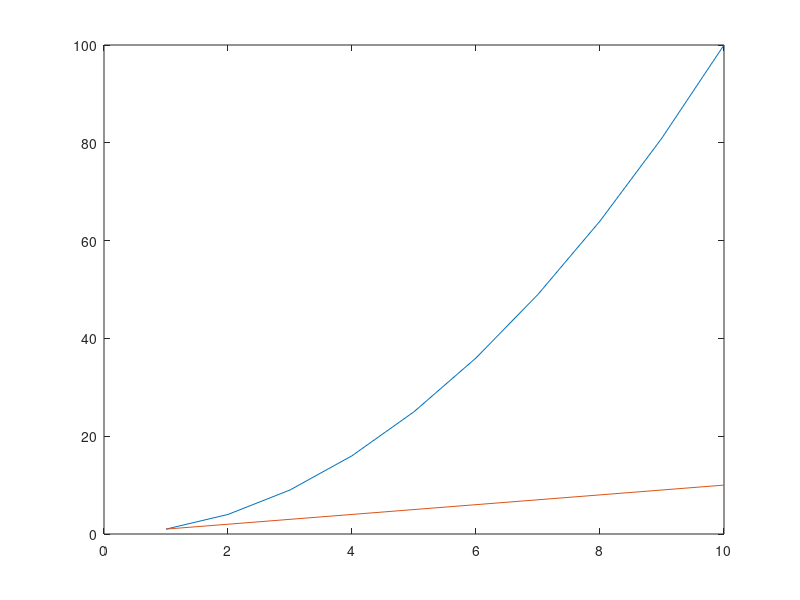

This figure's MATLAB source: (Note: this script raises an error after producing the figure.)
function brushTest()
figure();
x=1:10;
plot(x.^2); 
hold on
plot(1:10);
h=brush;
set(h,'Enable','on','ActionPostCallback',@brushedDataCallback);
function brushedDataCallback(~,~)
h=findobj(gca,'type','line')
clear lineBrushed
for i=1:size(h)
      idx=get(h(i),'BrushData');
      idx=logical(idx);
      x=get(h(i),'XData');
      x=x(idx);
      idx=logical(idx);
      y=get(h(i),'YData');
      y=y(idx);
      lineBrushed(i,1,:)=x(1,:);
      lineBrushed(i,2,:)=y(1,:);
end
clear x
x(1,:)=lineBrushed(1,1,:)
y(1,:)=lineBrushed(1,2,:)
x(1,:)=lineBrushed(2,1,:)   
y(1,:)=lineBrushed(2,2,:)